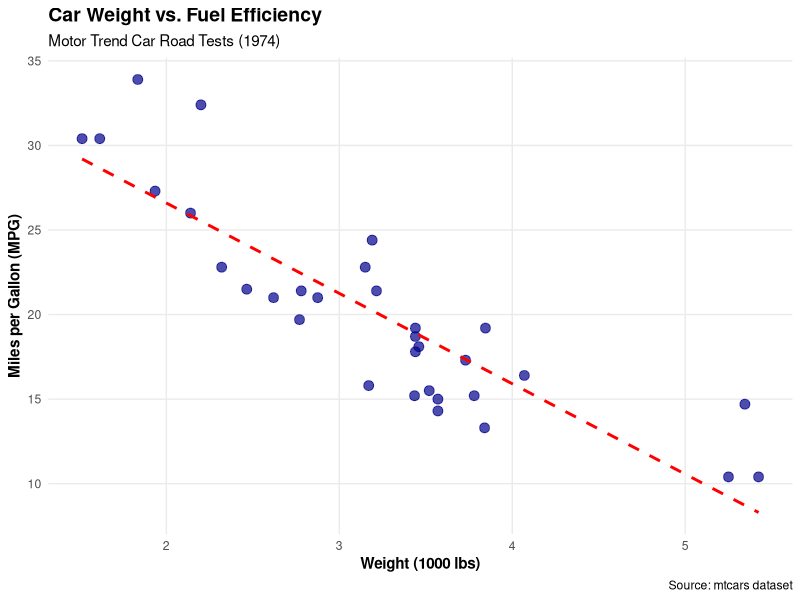

The R script that drew this image:
install.packages("ggplot2")
library(ggplot2)

# Create the same plot with ggplot2
ggplot(mtcars, aes(x = wt, y = mpg)) +
  geom_point(size = 3, 
             alpha = 0.7,        # Transparency
             color = "darkblue") +
  geom_smooth(method = "lm", 
              color = "red", 
              linetype = "dashed",
              se = FALSE) +      # Remove confidence interval
  labs(title = "Car Weight vs. Fuel Efficiency",
       subtitle = "Motor Trend Car Road Tests (1974)",
       x = "Weight (1000 lbs)",
       y = "Miles per Gallon (MPG)",
       caption = "Source: mtcars dataset") +
  theme_minimal() +              # Clean theme
  theme(plot.title = element_text(face = "bold", size = 14),
        axis.title = element_text(face = "bold"),
        panel.grid.minor = element_blank())